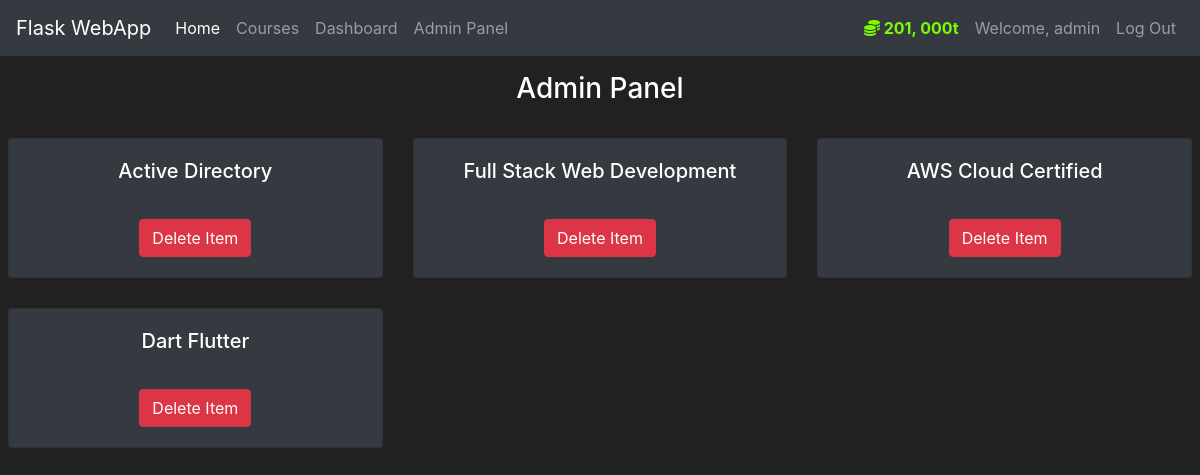
Page /admin/deleteitem (signed in) on the committed database.
### course/models.py (models this page shows, shortened)
class Users(db.Model, UserMixin):
    id = db.Column(db.Integer(), primary_key=True)
    username = db.Column(db.String(length=30), nullable=False, unique=True)
    email_address = db.Column(db.String(length=50), nullable=False, unique=True)
    password_hash = db.Column(db.String(length=50), nullable=False)
    tokens_owned = db.Column(db.Integer(), nullable=False, default=500)
    items_owned = db.relationship('Items', secondary=course_owner, backref='owned_users', lazy=True)
    @property
    def styled_token(self):
        return f"{str(self.tokens_owned)[0:-3]}, {str(self.tokens_owned)[-3:]}t" if len(str(self.tokens_owned)) >= 4 else f"{str(self.tokens_owned)}t"
    @property
    def password(self):
        return self.password_hash

class Items(db.Model):
    id = db.Column(db.Integer(), primary_key=True)
    name = db.Column(db.String(length=30), nullable=False, unique=True)
    uploader = db.Column(db.String(length=30), nullable=False)
    url = db.Column(db.String(length=240), nullable=False, unique=True)
    token = db.Column(db.Integer(), nullable=False)
    description = db.Column(db.String(length=1024), nullable=False, unique=True)

### course/route.py (the view, shortened to what this page needs)
@app.route('/admin/<action>', methods=['GET', 'POST'])
def actions(action):
    admin_panel = AdminPanel()
    if action == 'deleteuser':
        return render_template('adminpanel/deleteuser.html', action=action, admin_panel= admin_panel)
    if action == 'deleteitem':
        return render_template('adminpanel/deleteitem.html', action=action, admin_panel= admin_panel)

### course/admin.py (called while the page is built)
    @property
    def getitems(self):
        items = Items.query.all()
        return items

### course/models.py (called while the page is built)
@login_manager.user_loader
def load_user(user_id):
    return Users.query.get(int(user_id))

### course/templates/adminpanel/deleteitem.html (shortened to what this page needs)
{% extends 'base.html' %}
{% block content %}
<div class="mr-2 ml-2">
    <h3 class="text-center mt-3">Admin Panel</h3>
    <br>
    <div class="row">
        {% for item in admin_panel.getitems %}
            <div class="col-md-4">
                <div style="margin-bottom: 30px" class="card text-center bg-dark card-wrapper">
                    <div class="card-body">
                        <h5 class="card-title">{{ item.name }}</h5>
                        <br>
                            <a class="btn btn-info btn-outline btn-danger" href="{{ url_for('action_perform', action='deleteitem', value=item.name) }}">Delete Item</a>
                    </div>
                </div>
            </div>
        {% endfor %}
    </div>
</div>
{% endblock %}

### course/templates/base.html (shortened to what this page needs)
<!doctype html>
<html lang="en">
  <head>
    <link rel="stylesheet" href="https://cdn.jsdelivr.net/npm/bootstrap@4.5.3/dist/css/bootstrap.min.css">
  </head>
  <body>
    <nav class="navbar navbar-expand-md navbar-dark bg-dark">
      <a class="navbar-brand" href="{{ url_for('home') }}">Flask WebApp</a>
      <div class="collapse navbar-collapse" id="navbarNav">
        <ul class="navbar-nav mr-auto">
          <li class="nav-item active">
              <a class="nav-link" href="{{ url_for('home') }}">Home <span class="sr-only">(current)</span></a>
          </li>
          <li class="nav-item">
              <a class="nav-link" href="{{ url_for('courses') }}">Courses</a>
          </li>
          {% if current_user.is_authenticated %}
            <li>
              <a class="nav-link" href="{{url_for('users')}}">Dashboard</a>
            </li>
              {% if current_user.username == 'admin' %}
              <li>
                <a class="nav-link" href="{{url_for('admin')}}">Admin Panel</a>
              </li>
              {% endif %}
          {% endif %}
        </ul>
        {% if current_user.is_authenticated %}
          <ul class="navbar-nav">
            <li class="nav-item">
              <a class="nav-link" style="color: lawngreen; font-weight: bold">
                  <i class="fas fa-coins"></i>
                  {{ current_user.styled_token }}
              </a>
            </li>
            <li class="nav-item">
                <a class="nav-link">Welcome, {{ current_user.username }}</a>
            </li>
            <li class="nav-item">
                <a class="nav-link" href="{{url_for('logout')}}">Log Out</a>
            </li>
          </ul>
        {% endif %}
      </div>
    </nav>
    {% block content %}{% endblock %}
  </body>
</html>

### course/templates/base.html (style rules this page uses)
body { background-color: #212121; color: white; }

### rows in the picture
Users: styled_token "201, 000t", username "admin"
Items: name "Active Directory"
Items: name "Full Stack Web Development"
Items: name "AWS Cloud Certified"
Items: name "Dart Flutter"
